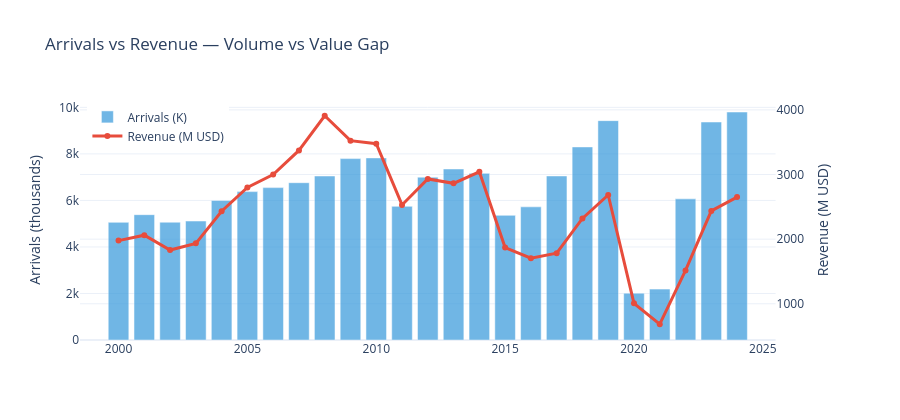

The notebook cell saved with this chart:
### Code cell
# ── Chart 2: Revenue USD vs Arrivals (dual axis) 
fig = make_subplots(specs=[[{'secondary_y': True}]])

fig.add_trace(go.Bar(
    x=annual['year'], y=annual['arrivals_thousands'],
    name='Arrivals (K)', marker_color='#3498DB', opacity=0.7
), secondary_y=False)

fig.add_trace(go.Scatter(
    x=annual['year'], y=annual['receipts_musd'],
    name='Revenue (M USD)', line=dict(color='#E74C3C', width=3),
    mode='lines+markers'
), secondary_y=True)

fig.update_layout(
    title='Arrivals vs Revenue — Volume vs Value Gap',
    template='plotly_white', height=420,
    legend=dict(x=0.01, y=0.99)
)
fig.update_yaxes(title_text='Arrivals (thousands)', secondary_y=False)
fig.update_yaxes(title_text='Revenue (M USD)', secondary_y=True)
fig.show()

### Figure 1 — Plotly figure (JSON) as saved in the notebook; plotly's stock layout.template omitted (floating-point values rounded to 4 significant figures)
{"data": [{"marker": {"color": "#3498DB"}, "name": "Arrivals (K)", "opacity": 0.7, "type": "bar", "x": [2000, 2001, 2002, 2003, 2004, 2005, 2006, 2007, 2008, 2009, 2010, 2011, 2012, 2013, 2014, 2015, 2016, 2017, 2018, 2019, 2020, 2021, 2022, 2023, 2024], "xaxis": "x", "y": [5058, 5387, 5064, 5114, 5998, 6378, 6550, 6762, 7050, 7797, 7828, 5746, 6999, 7352, 7163, 5359, 5724, 7052, 8299, 9429, 2012, 2187, 6067, 9370, 9800], "yaxis": "y"}, {"line": {"color": "#E74C3C", "width": 3}, "mode": "lines+markers", "name": "Revenue (M USD)", "type": "scatter", "x": [2000, 2001, 2002, 2003, 2004, 2005, 2006, 2007, 2008, 2009, 2010, 2011, 2012, 2013, 2014, 2015, 2016, 2017, 2018, 2019, 2020, 2021, 2022, 2023, 2024], "xaxis": "x", "y": [1977.0, 2061.0, 1831.0, 1935.0, 2432.0, 2800.0, 2999.0, 3373.0, 3909.0, 3524.0, 3477.0, 2529.0, 2931.0, 2863.0, 3042.0, 1869.0, 1706.0, 1782.0, 2320.0, 2683.0, 1007.0, 683.0, 1516.0, 2436.0, 2650.0], "yaxis": "y2"}], "layout": {"height": 420, "legend": {"x": 0.01, "y": 0.99}, "title": {"text": "Arrivals vs Revenue — Volume vs Value Gap"}, "xaxis": {"anchor": "y", "domain": [0, 0.94]}, "yaxis": {"anchor": "x", "domain": [0, 1], "title": {"text": "Arrivals (thousands)"}}, "yaxis2": {"anchor": "x", "overlaying": "y", "side": "right", "title": {"text": "Revenue (M USD)"}}}}
